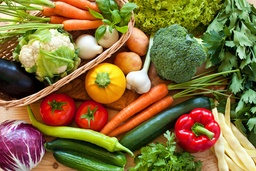
#> input picture Assignment 2/Image.jpg, 256 x 171 px, shrunk from 1600 x 1067 before the run
$ python code.py
#> lines starting #> are read from the running program, lines starting #| are printed output that depends on the picture
#%%
import numpy as np
import matplotlib.pyplot as plt
import cv2

image = cv2.imread('Image.jpg')
#> image is the input picture: shape (171, 256, 3); mean B, G, R 59.4, 112.6, 132
image = cv2.cvtColor(image, cv2.COLOR_BGR2RGB)
plt.imshow(image)

pixel_vals = image.reshape((-1,3))
pixel_vals = np.float32(pixel_vals)

criteria = (cv2.TERM_CRITERIA_EPS + cv2.TERM_CRITERIA_MAX_ITER, 100, 0.85)

k = 30
retval, labels, centers = cv2.kmeans(pixel_vals, k, None, criteria, 10, cv2.KMEANS_RANDOM_CENTERS)
#> retval = 26368977.2; centers = 30 rows, first 8: [244.2, 134.7, 75.52], [185, 142.8, 93.35], [109.7, 152.7, 104.3], [219.9, 36.28, 31.85], [151.1, 164.9, 22.68], [17.08, 18.76, 4.36], [201.4, 157.6, 187.4], [241.2, 239.6, 220.5]

# convert data into 8-bit values
centers = np.uint8(centers)
#> centers = 30 rows, first 8: [244, 134, 75], [184, 142, 93], [109, 152, 104], [219, 36, 31], [151, 164, 22], [17, 18, 4], [201, 157, 187], [241, 239, 220]
segmented_data = centers[labels.flatten()]

# reshape data into the original image dimensions
segmented_image = segmented_data.reshape((image.shape))
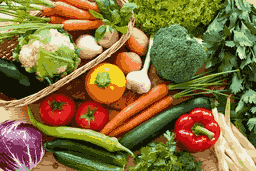
#> segmented_image: shape (171, 256, 3); mean R, G, B 131.5, 112, 59

plt.imshow(segmented_image)

#%%

image = cv2.imread('Image.jpg')
image = cv2.cvtColor(image, cv2.COLOR_BGR2RGB)
plt.imshow(image)

pixel_vals = image.reshape((-1,3))

rows = pixel_vals.shape[0]
#> rows = 43776
cols = pixel_vals.shape[1]
#> cols = 3
data = np.zeros([rows, cols+2])

m = image.shape[0]
#> m = 171
n = image.shape[1]
#> n = 256
count = 0
for i in range(m):
    for j in range(n):
        data[count][0]=pixel_vals[count][0]
        data[count][1]=pixel_vals[count][1]
        data[count][2]=pixel_vals[count][2]
        data[count][3]=i
        data[count][4]=j
        count+=1
#> after the loop, count = 43776

data = data.reshape((-1,5))
data = np.float32(data)

criteria = (cv2.TERM_CRITERIA_EPS + cv2.TERM_CRITERIA_MAX_ITER, 100, 0.85)

k = 25
retval, labels, centers = cv2.kmeans(data, k, None, criteria, 10, cv2.KMEANS_RANDOM_CENTERS)
#> retval = 125055335.1; centers = 25 rows, first 6: [237.7, 232.8, 207.2, 54, 93.66], [209.3, 208.6, 136.5, 34.43, 36.89], [193.3, 26.27, 29.47, 126.2, 192], [55.57, 45.26, 10.12, 128.5, 164.9], [168.6, 161.9, 108.2, 141.3, 198], [141.2, 158.2, 32.71, 13.28, 159.9]

# convert data into 8-bit values
centers = np.uint8(centers)
#> centers = 25 rows, first 6: [237, 232, 207, 54, 93], [209, 208, 136, 34, 36], [193, 26, 29, 126, 191], [55, 45, 10, 128, 164], [168, 161, 108, 141, 197], [141, 158, 32, 13, 159]
segmented_data = centers[labels.flatten()]


# reshape data into the original image dimensions
segmented_data = np.delete(segmented_data,4,1)
segmented_data = np.delete(segmented_data,3,1)

segmented_image = segmented_data.reshape((image.shape))
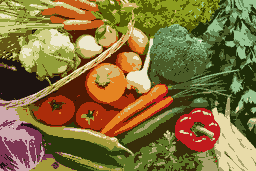
#> segmented_image: shape (171, 256, 3); mean R, G, B 131.5, 112, 58.9

plt.imshow(segmented_image)
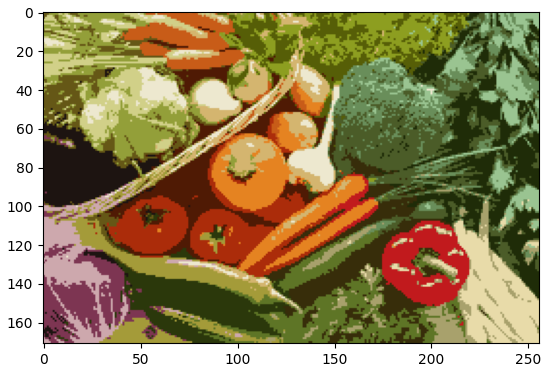
#> figure drawn by matplotlib, 1 panel
